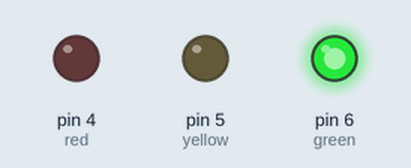
Bench run of a sketch on a simulated Arduino Uno, built with avr-gcc and run on an emulated ATmega328P. Parts: output pins drawn as LEDs (lit = HIGH).

Above: at 10.0 s.
At 22.5 s:
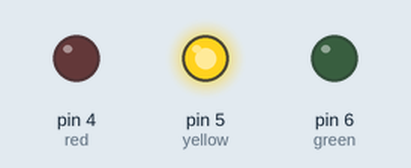
At 25.5 s:
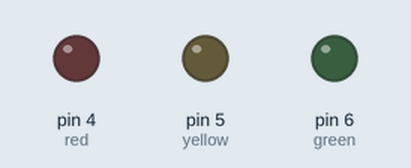
At 36.0 s:
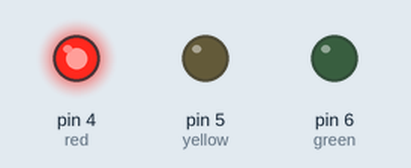
Timing chart, 0 to 59.8 s (numbered marks = the images above):
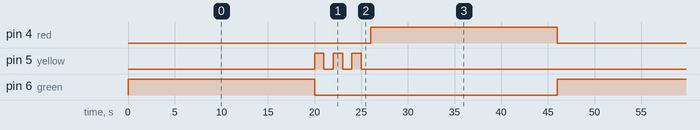

The sketch:

traffic_light_circuit.ino
```cpp
int red=4;
int yellow=5;
int green=6;

void setup() {

  pinMode(red,OUTPUT);
  pinMode(yellow,OUTPUT);
  pinMode(green,OUTPUT);


}

void loop() {
 digitalWrite(green,HIGH);
 delay(20000);
 digitalWrite(green,LOW);
 digitalWrite(yellow,HIGH);
 delay(1000);
 digitalWrite(yellow,LOW);
 delay(1000);
 digitalWrite(yellow,HIGH);
 delay(1000);
 digitalWrite(yellow,LOW);
 delay(1000);
 digitalWrite(yellow,HIGH);
 delay(1000);
 digitalWrite(yellow,LOW);
 delay(1000);
 digitalWrite(red,HIGH);
 delay(20000);
 digitalWrite(red,LOW);
}
```

Measured:
- by itself, pin 4 (red), pin 6 (green): alternates HIGH for 20.0 s and LOW for 26.0 s
- by itself, pin 5 (yellow): repeats every 46.0 s: 2 × (LOW 1.0 s, HIGH 1.0 s), LOW 41.0 s, HIGH 1.0 s
- by itself, everything shown: repeats every 46.0 s, in 9 steps
